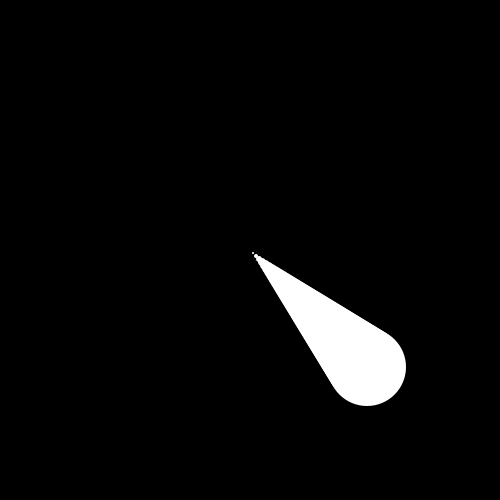
Frame 1 (no input)
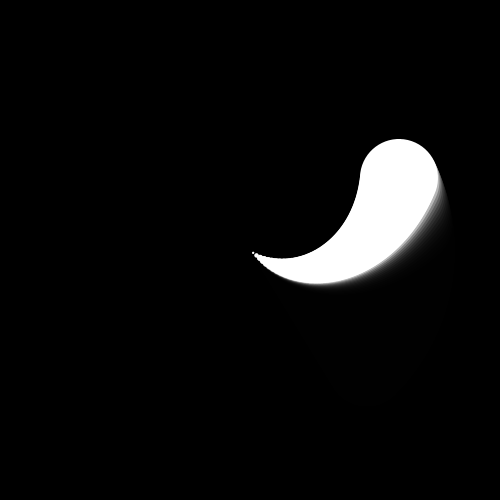
Frame 60 (the mouse pressed at the canvas centre just before this capture)
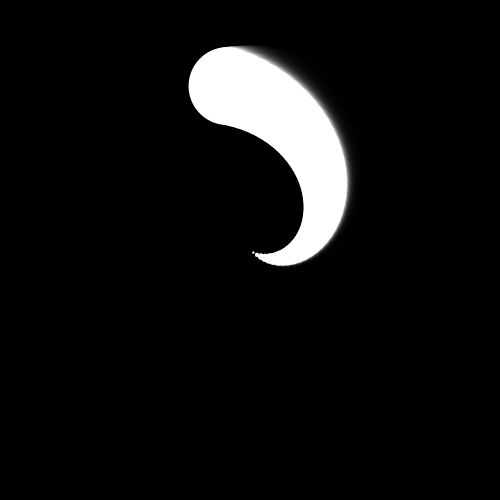
Frame 120 (the mouse held since frame 60 and released just before this capture)

The Processing sketch that drew these frames (run headless with seeded random() and noise(); from frame 60 on, the mouse is pressed at the canvas centre):

// Processing sketch: Beyeart_Alicia
// ── Beyeart_Alicia.pde
/**
 * Alicia Beyaert
 * Réalisé à partir du ???
 */



float a=0;

void setup() {
  size(500, 500);
  background(0);
  noStroke();
}

void draw() {
  fill (0, 73);
  rect (0, 0, width, height);
  //background(0);
  fill(255);
  translate (width/2, height/2);
  for (int i=0; i<40; i++) {
    rotate(-radians(a));
    ellipse (3*i, 3*i, i*2, i*2);
  }
  a+=0.03;
}
